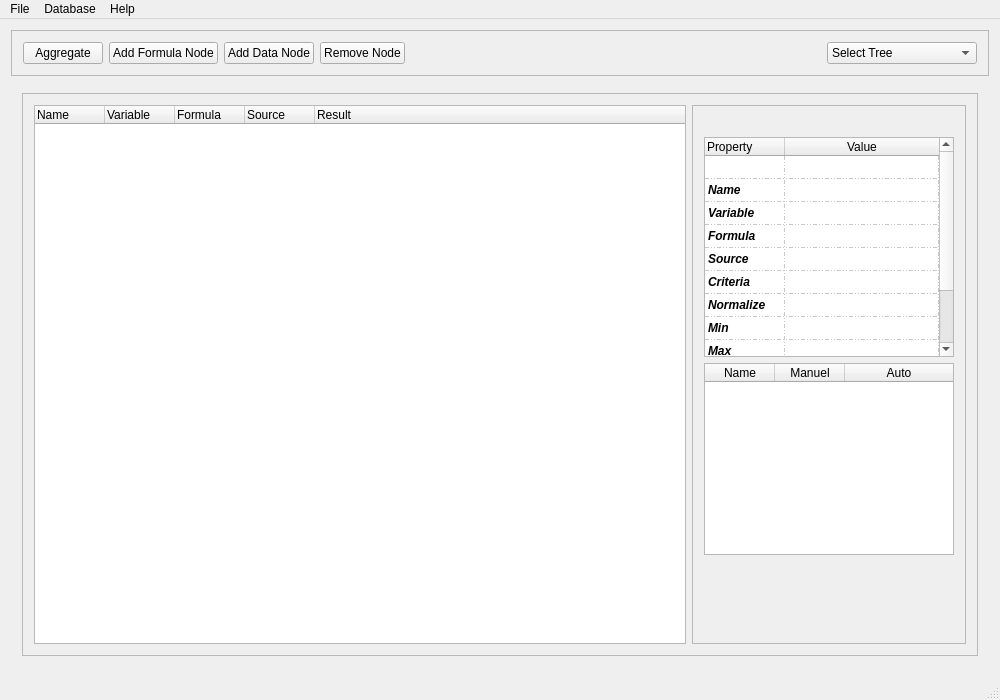
<?xml version="1.0" encoding="UTF-8"?>
<ui version="4.0">
 <class>MainWindow</class>
 <widget class="QMainWindow" name="MainWindow">
  <property name="geometry">
   <rect>
    <x>0</x>
    <y>0</y>
    <width>1000</width>
    <height>700</height>
   </rect>
  </property>
  <property name="sizePolicy">
   <sizepolicy hsizetype="MinimumExpanding" vsizetype="MinimumExpanding">
    <horstretch>0</horstretch>
    <verstretch>0</verstretch>
   </sizepolicy>
  </property>
  <property name="minimumSize">
   <size>
    <width>1000</width>
    <height>700</height>
   </size>
  </property>
  <property name="windowTitle">
   <string>Aggregator</string>
  </property>
  <property name="windowIcon">
   <iconset resource="res/icons.qrc">
    <normaloff>:/icons/a_icon.png</normaloff>:/icons/a_icon.png</iconset>
  </property>
  <widget class="QWidget" name="centralWidget">
   <layout class="QVBoxLayout" name="verticalLayout_2">
    <item>
     <widget class="QFrame" name="frameBtn">
      <property name="frameShape">
       <enum>QFrame::StyledPanel</enum>
      </property>
      <property name="frameShadow">
       <enum>QFrame::Raised</enum>
      </property>
      <layout class="QHBoxLayout" name="horizontalLayout_2">
       <item>
        <widget class="QPushButton" name="btnAggregate">
         <property name="text">
          <string>Aggregate</string>
         </property>
        </widget>
       </item>
       <item>
        <widget class="QPushButton" name="btnAddFormulaNode">
         <property name="text">
          <string>Add Formula Node</string>
         </property>
        </widget>
       </item>
       <item>
        <widget class="QPushButton" name="btnAddDataNode">
         <property name="text">
          <string>Add Data Node</string>
         </property>
        </widget>
       </item>
       <item>
        <widget class="QPushButton" name="btnRemoveNode">
         <property name="text">
          <string>Remove Node</string>
         </property>
        </widget>
       </item>
       <item>
        <spacer name="horizontalSpacer_2">
         <property name="orientation">
          <enum>Qt::Horizontal</enum>
         </property>
         <property name="sizeHint" stdset="0">
          <size>
           <width>40</width>
           <height>20</height>
          </size>
         </property>
        </spacer>
       </item>
       <item>
        <widget class="QComboBox" name="comboBox">
         <property name="minimumSize">
          <size>
           <width>150</width>
           <height>0</height>
          </size>
         </property>
         <item>
          <property name="text">
           <string>Select Tree</string>
          </property>
         </item>
        </widget>
       </item>
      </layout>
     </widget>
    </item>
    <item>
     <widget class="QWidget" name="widgetInp" native="true">
      <layout class="QHBoxLayout" name="horizontalLayout_3">
       <item>
        <widget class="QFrame" name="frame_1">
         <property name="frameShape">
          <enum>QFrame::StyledPanel</enum>
         </property>
         <property name="frameShadow">
          <enum>QFrame::Raised</enum>
         </property>
         <layout class="QHBoxLayout" name="horizontalLayout_4">
          <item>
           <widget class="QTreeWidget" name="treeWidget">
            <property name="maximumSize">
             <size>
              <width>80000</width>
              <height>900</height>
             </size>
            </property>
            <property name="acceptDrops">
             <bool>true</bool>
            </property>
            <property name="frameShape">
             <enum>QFrame::StyledPanel</enum>
            </property>
            <property name="frameShadow">
             <enum>QFrame::Sunken</enum>
            </property>
            <property name="autoScrollMargin">
             <number>22</number>
            </property>
            <property name="editTriggers">
             <set>QAbstractItemView::DoubleClicked|QAbstractItemView::EditKeyPressed</set>
            </property>
            <property name="alternatingRowColors">
             <bool>true</bool>
            </property>
            <property name="selectionBehavior">
             <enum>QAbstractItemView::SelectRows</enum>
            </property>
            <property name="autoExpandDelay">
             <number>-1</number>
            </property>
            <property name="indentation">
             <number>22</number>
            </property>
            <property name="rootIsDecorated">
             <bool>true</bool>
            </property>
            <property name="uniformRowHeights">
             <bool>false</bool>
            </property>
            <property name="allColumnsShowFocus">
             <bool>false</bool>
            </property>
            <property name="columnCount">
             <number>5</number>
            </property>
            <attribute name="headerCascadingSectionResizes">
             <bool>true</bool>
            </attribute>
            <attribute name="headerDefaultSectionSize">
             <number>70</number>
            </attribute>
            <attribute name="headerHighlightSections">
             <bool>true</bool>
            </attribute>
            <column>
             <property name="text">
              <string>Name</string>
             </property>
            </column>
            <column>
             <property name="text">
              <string>Variable</string>
             </property>
            </column>
            <column>
             <property name="text">
              <string>Formula</string>
             </property>
            </column>
            <column>
             <property name="text">
              <string>Source</string>
             </property>
            </column>
            <column>
             <property name="text">
              <string>Result</string>
             </property>
            </column>
           </widget>
          </item>
          <item>
           <widget class="QFrame" name="frame">
            <property name="sizePolicy">
             <sizepolicy hsizetype="Minimum" vsizetype="Minimum">
              <horstretch>0</horstretch>
              <verstretch>0</verstretch>
             </sizepolicy>
            </property>
            <property name="autoFillBackground">
             <bool>true</bool>
            </property>
            <property name="frameShape">
             <enum>QFrame::StyledPanel</enum>
            </property>
            <property name="frameShadow">
             <enum>QFrame::Raised</enum>
            </property>
            <layout class="QVBoxLayout" name="verticalLayout">
             <property name="sizeConstraint">
              <enum>QLayout::SetMinimumSize</enum>
             </property>
             <item>
              <widget class="QLabel" name="icon">
               <property name="text">
                <string/>
               </property>
              </widget>
             </item>
             <item alignment="Qt::AlignTop">
              <widget class="QTableWidget" name="table">
               <property name="sizePolicy">
                <sizepolicy hsizetype="Fixed" vsizetype="Fixed">
                 <horstretch>0</horstretch>
                 <verstretch>0</verstretch>
                </sizepolicy>
               </property>
               <property name="minimumSize">
                <size>
                 <width>250</width>
                 <height>220</height>
                </size>
               </property>
               <property name="maximumSize">
                <size>
                 <width>250</width>
                 <height>220</height>
                </size>
               </property>
               <property name="autoFillBackground">
                <bool>true</bool>
               </property>
               <property name="styleSheet">
                <string notr="true"/>
               </property>
               <property name="lineWidth">
                <number>0</number>
               </property>
               <property name="horizontalScrollBarPolicy">
                <enum>Qt::ScrollBarAlwaysOff</enum>
               </property>
               <property name="sizeAdjustPolicy">
                <enum>QAbstractScrollArea::AdjustToContentsOnFirstShow</enum>
               </property>
               <property name="autoScroll">
                <bool>true</bool>
               </property>
               <property name="alternatingRowColors">
                <bool>false</bool>
               </property>
               <property name="showGrid">
                <bool>true</bool>
               </property>
               <property name="gridStyle">
                <enum>Qt::DashDotDotLine</enum>
               </property>
               <property name="cornerButtonEnabled">
                <bool>true</bool>
               </property>
               <attribute name="horizontalHeaderCascadingSectionResizes">
                <bool>false</bool>
               </attribute>
               <attribute name="horizontalHeaderMinimumSectionSize">
                <number>40</number>
               </attribute>
               <attribute name="horizontalHeaderDefaultSectionSize">
                <number>80</number>
               </attribute>
               <attribute name="horizontalHeaderHighlightSections">
                <bool>false</bool>
               </attribute>
               <attribute name="horizontalHeaderShowSortIndicator" stdset="0">
                <bool>false</bool>
               </attribute>
               <attribute name="horizontalHeaderStretchLastSection">
                <bool>true</bool>
               </attribute>
               <attribute name="verticalHeaderVisible">
                <bool>false</bool>
               </attribute>
               <attribute name="verticalHeaderDefaultSectionSize">
                <number>23</number>
               </attribute>
               <row>
                <property name="text">
                 <string/>
                </property>
               </row>
               <row>
                <property name="text">
                 <string/>
                </property>
               </row>
               <row>
                <property name="text">
                 <string/>
                </property>
               </row>
               <row>
                <property name="text">
                 <string/>
                </property>
               </row>
               <row>
                <property name="text">
                 <string/>
                </property>
               </row>
               <row>
                <property name="text">
                 <string/>
                </property>
               </row>
               <row>
                <property name="text">
                 <string/>
                </property>
               </row>
               <row>
                <property name="text">
                 <string/>
                </property>
               </row>
               <row>
                <property name="text">
                 <string/>
                </property>
               </row>
               <row>
                <property name="text">
                 <string/>
                </property>
               </row>
               <row>
                <property name="text">
                 <string/>
                </property>
               </row>
               <column>
                <property name="text">
                 <string>Property</string>
                </property>
                <property name="textAlignment">
                 <set>AlignJustify|AlignVCenter</set>
                </property>
               </column>
               <column>
                <property name="text">
                 <string>Value</string>
                </property>
               </column>
               <item row="0" column="0">
                <property name="text">
                 <string/>
                </property>
               </item>
               <item row="0" column="1">
                <property name="text">
                 <string/>
                </property>
               </item>
               <item row="1" column="0">
                <property name="text">
                 <string>Name</string>
                </property>
                <property name="toolTip">
                 <string/>
                </property>
                <property name="font">
                 <font>
                  <weight>75</weight>
                  <italic>true</italic>
                  <bold>true</bold>
                  <underline>false</underline>
                 </font>
                </property>
                <property name="flags">
                 <set>ItemIsEnabled</set>
                </property>
               </item>
               <item row="1" column="1">
                <property name="text">
                 <string/>
                </property>
               </item>
               <item row="2" column="0">
                <property name="text">
                 <string>Variable</string>
                </property>
                <property name="toolTip">
                 <string>Set a custom variable</string>
                </property>
                <property name="font">
                 <font>
                  <weight>75</weight>
                  <italic>true</italic>
                  <bold>true</bold>
                 </font>
                </property>
                <property name="flags">
                 <set>ItemIsEnabled</set>
                </property>
               </item>
               <item row="2" column="1">
                <property name="text">
                 <string/>
                </property>
               </item>
               <item row="3" column="0">
                <property name="text">
                 <string>Formula</string>
                </property>
                <property name="toolTip">
                 <string>Set aggregation formula</string>
                </property>
                <property name="font">
                 <font>
                  <weight>75</weight>
                  <italic>true</italic>
                  <bold>true</bold>
                 </font>
                </property>
                <property name="flags">
                 <set>ItemIsEnabled</set>
                </property>
               </item>
               <item row="3" column="1">
                <property name="text">
                 <string/>
                </property>
               </item>
               <item row="4" column="0">
                <property name="text">
                 <string>Source</string>
                </property>
                <property name="toolTip">
                 <string>Database table and column ex: table.col</string>
                </property>
                <property name="font">
                 <font>
                  <weight>75</weight>
                  <italic>true</italic>
                  <bold>true</bold>
                 </font>
                </property>
                <property name="flags">
                 <set>ItemIsEnabled</set>
                </property>
               </item>
               <item row="4" column="1">
                <property name="text">
                 <string/>
                </property>
               </item>
               <item row="5" column="0">
                <property name="text">
                 <string>Criteria</string>
                </property>
                <property name="toolTip">
                 <string>Normalize accordingly</string>
                </property>
                <property name="font">
                 <font>
                  <weight>75</weight>
                  <italic>true</italic>
                  <bold>true</bold>
                 </font>
                </property>
                <property name="flags">
                 <set>ItemIsEnabled</set>
                </property>
               </item>
               <item row="5" column="1">
                <property name="text">
                 <string/>
                </property>
               </item>
               <item row="6" column="0">
                <property name="text">
                 <string>Normalize</string>
                </property>
                <property name="toolTip">
                 <string>Automatic or Custom</string>
                </property>
                <property name="font">
                 <font>
                  <weight>75</weight>
                  <italic>true</italic>
                  <bold>true</bold>
                 </font>
                </property>
                <property name="flags">
                 <set>ItemIsEnabled</set>
                </property>
               </item>
               <item row="6" column="1">
                <property name="text">
                 <string/>
                </property>
               </item>
               <item row="7" column="0">
                <property name="text">
                 <string>Min</string>
                </property>
                <property name="font">
                 <font>
                  <weight>75</weight>
                  <italic>true</italic>
                  <bold>true</bold>
                 </font>
                </property>
                <property name="flags">
                 <set>ItemIsEnabled|ItemIsTristate</set>
                </property>
               </item>
               <item row="7" column="1">
                <property name="text">
                 <string/>
                </property>
               </item>
               <item row="8" column="0">
                <property name="text">
                 <string>Max</string>
                </property>
                <property name="font">
                 <font>
                  <weight>75</weight>
                  <italic>true</italic>
                  <bold>true</bold>
                  <strikeout>false</strikeout>
                 </font>
                </property>
                <property name="flags">
                 <set>ItemIsEnabled|ItemIsTristate</set>
                </property>
               </item>
               <item row="8" column="1">
                <property name="text">
                 <string/>
                </property>
               </item>
               <item row="9" column="0">
                <property name="text">
                 <string>Weights</string>
                </property>
                <property name="font">
                 <font>
                  <weight>75</weight>
                  <italic>true</italic>
                  <bold>true</bold>
                 </font>
                </property>
                <property name="flags">
                 <set>ItemIsEnabled</set>
                </property>
               </item>
               <item row="9" column="1">
                <property name="text">
                 <string/>
                </property>
                <property name="textAlignment">
                 <set>AlignCenter</set>
                </property>
               </item>
               <item row="10" column="0">
                <property name="text">
                 <string>Alpha</string>
                </property>
                <property name="font">
                 <font>
                  <weight>75</weight>
                  <italic>true</italic>
                  <bold>true</bold>
                 </font>
                </property>
               </item>
              </widget>
             </item>
             <item alignment="Qt::AlignHCenter|Qt::AlignBottom">
              <widget class="QTableWidget" name="weightTable">
               <property name="minimumSize">
                <size>
                 <width>250</width>
                 <height>160</height>
                </size>
               </property>
               <property name="maximumSize">
                <size>
                 <width>250</width>
                 <height>250</height>
                </size>
               </property>
               <property name="horizontalScrollBarPolicy">
                <enum>Qt::ScrollBarAlwaysOff</enum>
               </property>
               <property name="gridStyle">
                <enum>Qt::DashDotDotLine</enum>
               </property>
               <attribute name="horizontalHeaderMinimumSectionSize">
                <number>60</number>
               </attribute>
               <attribute name="horizontalHeaderDefaultSectionSize">
                <number>70</number>
               </attribute>
               <attribute name="horizontalHeaderStretchLastSection">
                <bool>true</bool>
               </attribute>
               <attribute name="verticalHeaderStretchLastSection">
                <bool>false</bool>
               </attribute>
               <column>
                <property name="text">
                 <string>Name</string>
                </property>
               </column>
               <column>
                <property name="text">
                 <string>Manuel</string>
                </property>
               </column>
               <column>
                <property name="text">
                 <string>Auto</string>
                </property>
               </column>
              </widget>
             </item>
             <item>
              <spacer name="verticalSpacer_2">
               <property name="orientation">
                <enum>Qt::Vertical</enum>
               </property>
               <property name="sizeHint" stdset="0">
                <size>
                 <width>20</width>
                 <height>40</height>
                </size>
               </property>
              </spacer>
             </item>
            </layout>
           </widget>
          </item>
         </layout>
        </widget>
       </item>
      </layout>
     </widget>
    </item>
   </layout>
  </widget>
  <widget class="QStatusBar" name="status"/>
  <widget class="QMenuBar" name="menuBar">
   <property name="geometry">
    <rect>
     <x>0</x>
     <y>0</y>
     <width>1000</width>
     <height>21</height>
    </rect>
   </property>
   <widget class="QMenu" name="menuFile">
    <property name="title">
     <string>File</string>
    </property>
    <addaction name="actionNew"/>
    <addaction name="actionSave"/>
    <addaction name="actionLoad"/>
    <addaction name="actionExit"/>
   </widget>
   <widget class="QMenu" name="menuHelp">
    <property name="title">
     <string>Help</string>
    </property>
    <addaction name="actionAbout"/>
    <addaction name="actionAbout_Qt"/>
   </widget>
   <widget class="QMenu" name="menuDatabase">
    <property name="title">
     <string>Database</string>
    </property>
    <addaction name="actionConnect"/>
    <addaction name="actionDisconnect"/>
   </widget>
   <addaction name="menuFile"/>
   <addaction name="menuDatabase"/>
   <addaction name="menuHelp"/>
  </widget>
  <action name="actionAbout">
   <property name="text">
    <string>About</string>
   </property>
  </action>
  <action name="actionNew">
   <property name="text">
    <string>New</string>
   </property>
  </action>
  <action name="actionSave">
   <property name="text">
    <string>Save</string>
   </property>
  </action>
  <action name="actionLoad">
   <property name="text">
    <string>Load</string>
   </property>
  </action>
  <action name="actionExit">
   <property name="text">
    <string>Exit</string>
   </property>
  </action>
  <action name="actionAbout_Qt">
   <property name="text">
    <string>About Qt</string>
   </property>
  </action>
  <action name="actionConnect">
   <property name="text">
    <string>Add Connection</string>
   </property>
  </action>
  <action name="actionDisconnect">
   <property name="text">
    <string>Disconnect</string>
   </property>
  </action>
 </widget>
 <layoutdefault spacing="6" margin="11"/>
 <resources>
  <include location="res/icons.qrc"/>
 </resources>
 <connections/>
</ui>
